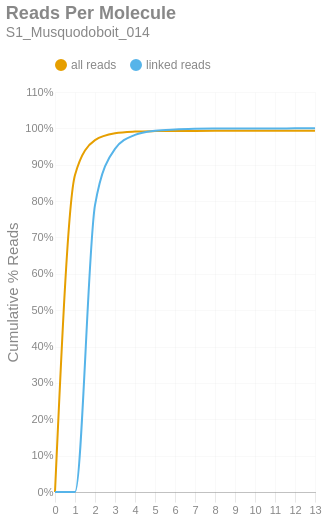

Notebook code cell kept with this figure:
### Markdown cell above
### Reads per Molecule
This chart shows the cumulative distribution of the number of reads per linked molecule. That is, how many alignments are associated with a unique molecule. This excludes the number of reads associated with invalid or absent linked-read barcodes. The `linked` histogram is the percentages recalculated when disregarding singletons.

### Code cell
if SKIPLR:
    print_html(f"Skipped")
else:
    counts = np.bincount(valids['reads'].cast(pl.Int64).to_numpy())
    weighted = counts * np.arange(len(counts))
    all_perc = weighted / n_reads
    linked_perc = weighted / n_linked_reads
    linked_perc[1] = 0
    binned_df = pl.DataFrame({
        'readsper': list(range(len(counts))),
        'all reads (cumsum)': np.cumsum(all_perc).tolist(),
        'linked reads (cumsum)': np.cumsum(linked_perc).tolist(),
    })

    with SafeRender(binned_df):
        (
            density_plot(binned_df, 'Reads Per Molecule', samplename, 'readspmol')
            .encode(
                x=alt.X('readsper:O', title=None).axis(labelAngle=0).scale(padding=0),
                y=alt.Y('value:Q', title='Cumulative % Reads').axis(format='%').stack(False),
                color=alt.Color("key:N").scale(domain=["all reads", "linked reads"]),
                tooltip=[
                    alt.Tooltip("key:N", title="Data Type"),
                    alt.Tooltip("readsper:O", title="Reads Per Molecule"),
                    alt.Tooltip("value:Q", format=".2%", title="% Reads (Cum.)")
                ]            
            )
        ).display()

### Figure 1 — Vega-Lite specification as saved in the notebook (floating-point values rounded to 4 significant figures)
{"width": "container", "height": 400, "config": {"title": {"anchor": "start", "dy": -15, "fontSize": 18, "color": "#888888", "subtitleColor": "#888888", "subtitleFontSize": 14}, "arc": {"fill": "#0072B2"}, "axis": {"domainColor": "#888888", "domainWidth": 0.5, "gridWidth": 0.2, "grid": false, "titleFontWeight": 400, "titleFontSize": 15, "labelFontSize": 11, "labelColor": "#888888", "tickColor": "#888888", "tickWidth": 0.2, "titleColor": "#888888"}, "axisBand": {"grid": false}, "axisX": {"grid": true, "tickSize": 10, "domainCap": "round"}, "axisY": {"domain": false, "grid": true, "tickSize": 0, "domainCap": "round"}, "background": "transparent", "header": {"labelFontSize": 15, "labelColor": "#888888", "titleFontSize": 15, "titleFontWeight": 600, "titleColor": "#888888"}, "legend": {"labelFont": "sans-serif", "labelFontSize": 12, "labelColor": "#888888", "symbolSize": 100, "symbolType": "circle", "titleFontSize": 12, "titlePadding": 10, "titleColor": "#888888", "title": null, "orient": "top"}, "range": {"category": ["#E69F00", "#56B4E9", "#009E73", "#F0E442", "#0072B2", "#D55E00", "#CC79A7", "#000000"], "diverging": ["#cfe8f3", "#a2d4ec", "#73bfe2", "#46abdb", "#1696d2", "#12719e"]}, "area": {"fill": "#0072B2", "fillOpacity": 0.7, "line": true, "strokeOpacity": 0.7}, "line": {"color": "#0072B2", "stroke": "#0072B2", "strokeWidth": 2}, "trail": {"color": "#0072B2", "stroke": "#0072B2", "strokeWidth": 0, "size": 1}, "point": {"filled": true, "fillOpacity": 1.0, "size": 95}, "text": {"color": "#888888", "fontSize": 11, "align": "right", "fontWeight": 400, "size": 11}, "bar": {"fill": "#0072B2", "stroke": null}, "view": {"stroke": null, "continuousWidth": 660, "continuousHeight": 400}}, "data": {"name": "data-716a7d9f2d803834e2e5f598107355fc"}, "mark": {"type": "line", "interpolate": "monotone", "point": {"opacity": 0, "size": 275}}, "encoding": {"color": {"field": "key", "scale": {"domain": ["all reads", "linked reads"]}, "type": "nominal"}, "tooltip": [{"field": "key", "title": "Data Type", "type": "nominal"}, {"field": "readsper", "title": "Reads Per Molecule", "type": "ordinal"}, {"field": "value", "format": ".2%", "title": "% Reads (Cum.)", "type": "quantitative"}], "x": {"axis": {"labelAngle": 0}, "field": "readsper", "scale": {"padding": 0}, "title": null, "type": "ordinal"}, "y": {"axis": {"format": "%"}, "field": "value", "stack": false, "title": "Cumulative % Reads", "type": "quantitative"}}, "params": [{"name": "param_c36ac31b6afebe62", "select": {"type": "point", "fields": ["key"]}, "bind": "legend"}], "title": {"text": "Reads Per Molecule", "subtitle": "S1_Musquodoboit_014"}, "transform": [{"fold": ["all reads (cumsum)", "linked reads (cumsum)"]}, {"calculate": "replace(datum.key, ' (cumsum)', '')", "as": "key"}, {"filter": {"param": "param_c36ac31b6afebe62"}}], "usermeta": {"embedOptions": {"downloadFileName": "S1_Musquodoboit_014.readspmol"}}, "$schema": "https://vega.github.io/schema/vega-lite/v6.1.0.json", "datasets": {"data-716a7d9f2d803834e2e5f598107355fc": [{"readsper": 0, "all reads (cumsum)": 0.0, "linked reads (cumsum)": 0.0}, {"readsper": 1, "all reads (cumsum)": 0.8718, "linked reads (cumsum)": 0.0}, {"readsper": 2, "all reads (cumsum)": 0.9676, "linked reads (cumsum)": 0.7889}, {"readsper": 3, "all reads (cumsum)": 0.9864, "linked reads (cumsum)": 0.9438}, {"readsper": 4, "all reads (cumsum)": 0.9911, "linked reads (cumsum)": 0.982}, {"readsper": 5, "all reads (cumsum)": 0.9925, "linked reads (cumsum)": 0.9936}, {"readsper": 6, "all reads (cumsum)": 0.9929, "linked reads (cumsum)": 0.997}, {"readsper": 7, "all reads (cumsum)": 0.9931, "linked reads (cumsum)": 0.9986}, {"readsper": 8, "all reads (cumsum)": 0.9932, "linked reads (cumsum)": 0.9994}, {"readsper": 9, "all reads (cumsum)": 0.9932, "linked reads (cumsum)": 0.9997}, {"readsper": 10, "all reads (cumsum)": 0.9932, "linked reads (cumsum)": 0.9999}, {"readsper": 11, "all reads (cumsum)": 0.9932, "linked reads (cumsum)": 0.9999}, {"readsper": 12, "all reads (cumsum)": 0.9932, "linked reads (cumsum)": 1.0}, {"readsper": 13, "all reads (cumsum)": 0.9932, "linked reads (cumsum)": 1.0}]}}
